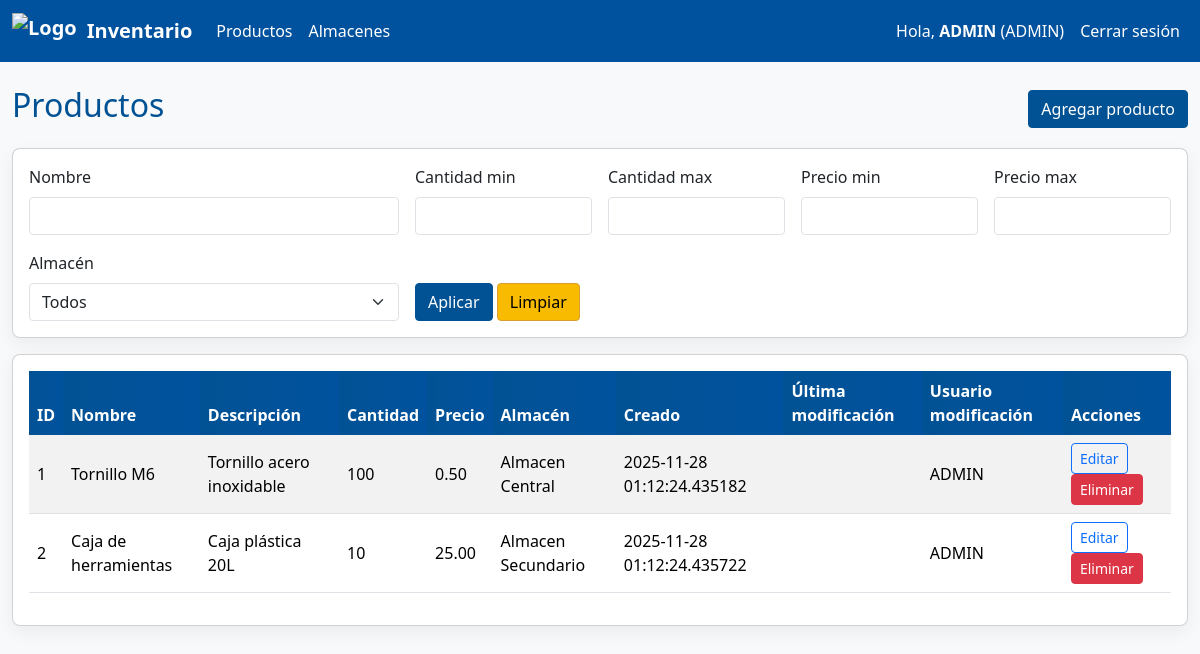
The page /productos/ (signed in) on the database as committed earlier.
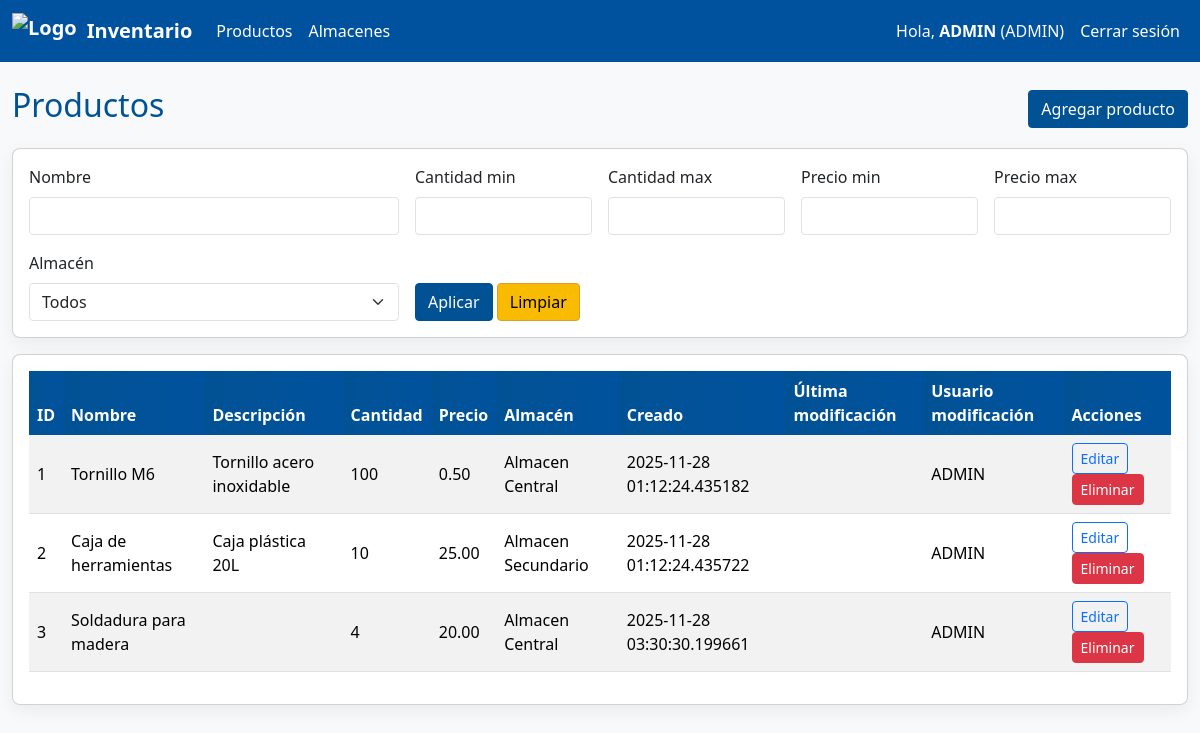
The same page on the database as committed later.
### app/models.py (models this page shows, shortened)
class User(UserMixin, db.Model):
    __tablename__ = 'usuarios'
    nombre = db.Column(db.String(64), primary_key=True)  # usar nombre como PK según requerimiento
    password = db.Column(db.String(255), nullable=False)
    fecha_hora_ultimo_inicio = db.Column(db.DateTime, nullable=True)
    rol = db.Column(db.String(20), nullable=False)

class Producto(db.Model):
    __tablename__ = 'productos'
    id = db.Column(db.Integer, primary_key=True)
    nombre = db.Column(db.String(200), nullable=False)
    descripcion = db.Column(db.Text, nullable=True)
    cantidad = db.Column(db.Integer, nullable=False, default=0)
    precio = db.Column(db.Float, nullable=False, default=0.0)
    almacen_id = db.Column(db.Integer, db.ForeignKey('almacenes.id'), nullable=True)
    almacen = db.relationship('Almacen', back_populates='productos')
    fecha_hora_creacion = db.Column(db.DateTime, nullable=False, default=datetime.utcnow)
    fecha_hora_ultima_modificacion = db.Column(db.DateTime, nullable=True, onupdate=datetime.utcnow)
    ultimo_usuario_en_modificar = db.Column(db.String(64), nullable=True)

class Almacen(db.Model):
    __tablename__ = 'almacenes'
    id = db.Column(db.Integer, primary_key=True)
    nombre = db.Column(db.String(200), nullable=False)
    fecha_hora_creacion = db.Column(db.DateTime, nullable=False, default=datetime.utcnow)
    fecha_hora_ultima_modificacion = db.Column(db.DateTime, nullable=True, onupdate=datetime.utcnow)
    ultimo_usuario_en_modificar = db.Column(db.String(64), nullable=True)
    productos = db.relationship('Producto', back_populates='almacen', cascade="all, delete-orphan")

### app/products.py (the view)
@bp.route('/')
@login_required
def list():
    q = Producto.query.join(Almacen, isouter=True)
    nombre = request.args.get('nombre')
    if nombre:
        q = q.filter(Producto.nombre.ilike(f'%{nombre}%'))
    try:
        cmin = request.args.get('cantidad_min')
        if cmin is not None and cmin != '':
            q = q.filter(Producto.cantidad >= int(cmin))
        cmax = request.args.get('cantidad_max')
        if cmax is not None and cmax != '':
            q = q.filter(Producto.cantidad <= int(cmax))
    except ValueError:
        pass
    try:
        pmin = request.args.get('precio_min')
        if pmin is not None and pmin != '':
            q = q.filter(Producto.precio >= float(pmin))
        pmax = request.args.get('precio_max')
        if pmax is not None and pmax != '':
            q = q.filter(Producto.precio <= float(pmax))
    except ValueError:
        pass
    almacen_id = request.args.get('almacen_id')
    if almacen_id:
        q = q.filter(Producto.almacen_id == int(almacen_id))
    productos = q.all()
    almacenes = Almacen.query.all()
    return render_template('list.html', productos=productos, almacenes=almacenes)

### app/models.py (called while the page is built)
@login_manager.user_loader
def load_user(user_id):
    return User.query.get(user_id)

### app/templates/products/list.html (shortened to what this page needs)
{% extends "base.html" %}
{% block content %}
<div class="d-flex justify-content-between align-items-center mb-3">
  <h2>Productos</h2>
  {% if current_user.is_authenticated and (current_user.rol == 'ADMIN' or current_user.rol == 'PRODUCTOS') %}
    <a class="btn btn-primary btn-rounded" href="{{ url_for('products.create') }}">Agregar producto</a>
  {% endif %}
</div>
<div class="card mb-3 p-3">
  <form class="row g-3" method="get">
    <div class="col-md-4">
      <label class="form-label">Nombre</label>
      <input name="nombre" class="form-control" value="{{ request.args.get('nombre','') }}">
    </div>
    <div class="col-md-2">
      <label class="form-label">Cantidad min</label>
      <input name="cantidad_min" class="form-control" value="{{ request.args.get('cantidad_min','') }}">
    </div>
    <div class="col-md-2">
      <label class="form-label">Cantidad max</label>
      <input name="cantidad_max" class="form-control" value="{{ request.args.get('cantidad_max','') }}">
    </div>
    <div class="col-md-2">
      <label class="form-label">Precio min</label>
      <input name="precio_min" class="form-control" value="{{ request.args.get('precio_min','') }}">
    </div>
    <div class="col-md-2">
      <label class="form-label">Precio max</label>
      <input name="precio_max" class="form-control" value="{{ request.args.get('precio_max','') }}">
    </div>
    <div class="col-md-4">
      <label class="form-label">Almacén</label>
      <select name="almacen_id" class="form-select">
        <option value="">Todos</option>
      </select>
    </div>
    <div class="col-md-4 align-self-end">
      <button class="btn btn-primary btn-rounded">Aplicar</button>
      <a class="btn btn-secondary btn-rounded" href="{{ url_for('products.list') }}">Limpiar</a>
    </div>
  </form>
</div>
<div class="card p-3">
  <div class="table-responsive">
    <table class="table table-striped">
      <thead>
        <tr>
          <th>ID</th><th>Nombre</th><th>Descripción</th><th>Cantidad</th><th>Precio</th><th>Almacén</th><th>Creado</th><th>Última modificación</th><th>Usuario modificación</th><th>Acciones</th>
        </tr>
      </thead>
      <tbody>
        {% for p in productos %}
        <tr>
          <td>{{ p.id }}</td>
          <td>{{ p.nombre }}</td>
          <td>{{ p.descripcion or '' }}</td>
          <td>{{ p.cantidad }}</td>
          <td>{{ "{:.2f}".format(p.precio) }}</td>
          <td>{{ p.almacen.nombre if p.almacen else '-' }}</td>
          <td>{{ p.fecha_hora_creacion }}</td>
          <td>{{ p.fecha_hora_ultima_modificacion or '' }}</td>
          <td>{{ p.ultimo_usuario_en_modificar or '' }}</td>
          <td>
            {% if current_user.is_authenticated and (current_user.rol == 'ADMIN' or current_user.rol == 'PRODUCTOS') %}
              <a class="btn btn-sm btn-outline-primary btn-rounded" href="{{ url_for('products.edit', id=p.id) }}">Editar</a>
              <form method="post" action="{{ url_for('products.delete', id=p.id) }}" style="display:inline;" onsubmit="return confirm('¿Seguro que desea eliminar este producto?');">
                <button class="btn btn-sm btn-danger btn-rounded">Eliminar</button>
              </form>
            {% else %}
              <span class="text-muted">No autorizado</span>
            {% endif %}
          </td>
        </tr>
        {% else %}
        <tr><td colspan="10">No hay productos.</td></tr>
        {% endfor %}
      </tbody>
    </table>
  </div>
</div>
{% endblock %}

### app/templates/base.html (shortened to what this page needs)
<!doctype html>
<html lang="es">
<head>
  <link href="https://cdn.jsdelivr.net/npm/bootstrap@5.3.2/dist/css/bootstrap.min.css" rel="stylesheet">
  <link rel="stylesheet" href="{{ url_for('static', filename='css/style.css') }}">
</head>
<body class="bg-light">
<nav class="navbar navbar-expand-lg navbar-dark bg-unison">
  <div class="container-fluid">
    <a class="navbar-brand d-flex align-items-center" href="{{ url_for('index') }}">
      <img src="{{ url_for('static', filename='images/Escudo-Color.png') }}" alt="Logo" style="height:36px; margin-right:10px;">
      <span>Inventario</span>
    </a>
    <div class="collapse navbar-collapse" id="mainNav">
      <ul class="navbar-nav me-auto mb-2 mb-lg-0">
        <li class="nav-item"><a class="nav-link" href="{{ url_for('products.list') }}">Productos</a></li>
        <li class="nav-item"><a class="nav-link" href="{{ url_for('warehouses.list') }}">Almacenes</a></li>
      </ul>
      <ul class="navbar-nav ms-auto">
        {% if current_user.is_authenticated %}
          <li class="nav-item">
            <span class="nav-link">Hola, <strong>{{ current_user.nombre }}</strong> ({{ current_user.rol }})</span>
          </li>
          <li class="nav-item"><a class="nav-link" href="{{ url_for('auth.logout') }}">Cerrar sesión</a></li>
        {% else %}
          <li class="nav-item"><a class="nav-link" href="{{ url_for('auth.login') }}">Iniciar sesión</a></li>
        {% endif %}
      </ul>
    </div>
  </div>
</nav>
<div class="container mt-4">
  {% block content %}{% endblock %}
</div>
</body>
</html>

### app/static/css/style.css (style rules this page uses)
:root { --azul-unison:#00529e; --azul-oscuro:#015294; --dorado:#f8bb00; --dorado-oscuro:#d99e30; --radio: 4px; }
body { font-family: "Segoe UI", "Segoe UI Historic", system-ui, -apple-system, Roboto, "Helvetica Neue", Arial, sans-serif; color: #111; }
.container { max-width: 1200px; }
.bg-unison { background-color: var(--azul-unison) !important; }
.navbar .nav-link { color: #fff !important; }
.navbar .navbar-brand { color: #fff !important; font-weight:600; }
.btn-rounded { border-radius: var(--radio) !important; }
.btn { border-radius: var(--radio) !important; }
input.form-control, textarea.form-control, select.form-select { border-radius: var(--radio) !important; }
.btn-primary { background-color: var(--azul-oscuro) !important; border-color: var(--azul-oscuro) !important; color: #fff !important; }
.btn-secondary { background-color: var(--dorado) !important; border-color: var(--dorado-oscuro) !important; color: #000 !important; }
.card { border-radius: 8px; box-shadow: 0 6px 18px rgba(0,0,0,0.06); }
.table thead th { background: linear-gradient(90deg, var(--azul-oscuro), var(--azul-unison)); color: #fff; border-bottom: none; }
.table tbody td { vertical-align: middle; }
h1, h2, h3 { color: var(--azul-oscuro); }

### app/templates/base.html (style rules this page uses)
body { font-family: "Segoe UI", "Segoe UI Historic", system-ui, -apple-system, Roboto, "Helvetica Neue", Arial, sans-serif; }

Rows that differ between the two databases and show on the page:
added Producto: id "3", nombre "Soldadura para madera", cantidad "4", precio "20.00", almacen "Almacen Central", fecha_hora_creacion "2025-11-28 03:30:30.199661", ultimo_usuario_en_modificar "ADMIN"
